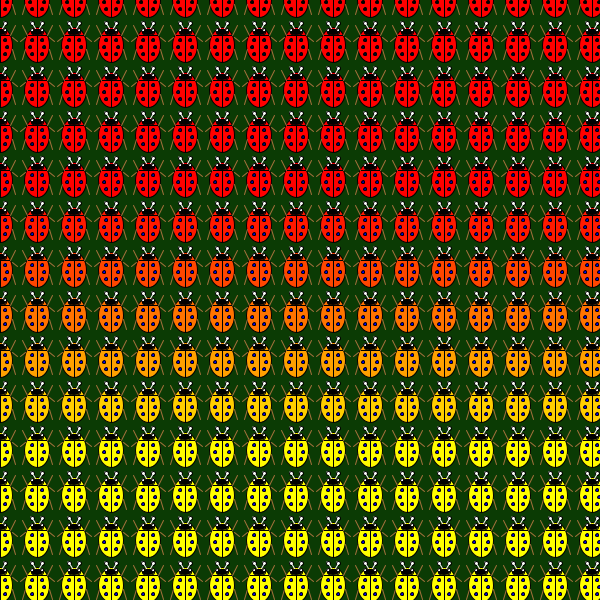
Frame 1 (no input)
Frame 60 (the mouse pressed at the canvas centre just before this capture): identical to frame 1, image omitted
Frame 120 (the mouse held since frame 60 and released just before this capture): identical to frame 1, image omitted

The Processing sketch that drew this single still picture (run headless with seeded random() and noise(); from frame 60 on, the mouse is pressed at the canvas centre):

// Processing sketch: processing_5939
// ── processing_5939.pde

int x;
int y;

void setup(){
  size(600,600);
}

void draw(){
  background(11,59,4);

  x= 0;
  y= 0;

  while (y<600){
    x = 0;
    while (x<600){
      stroke(0);
      fill(255,y-200,0);
      ellipse(x,y,25,35);
      line(x,y-10,x,y+17);
      line(x-10,y-10,x+10,y-10);
      fill(0,0,y);
      
      ellipse(x-5,y-5,3,3);
      ellipse(x+5,y-5,3,3);
      ellipse(x-7,y+2,3,3);
      ellipse(x+7,y+2,3,3);
      ellipse(x-5,y+9,3,3);
      ellipse(x+5,y+9,3,3);
      fill(255);
      ellipse(x-5,y-22,4,4);
      ellipse(x+5,y-22,4,4);
    
      fill(0);
      ellipse(x,y-13,12,6);
      
      fill(255);
      ellipse(x-5,y-15,3,3);
      ellipse(x+5,y-15,3,3);
      
      
      stroke(255);
      line(x-5,y-22,x-2,y-17);
      line(x+5,y-22,x+2,y-17);
      
      stroke(165,113,60);
      line(x-10,y-10,x-15,y-20);
      line(x+10,y-10,x+15,y-20);
      line(x-12,y-8,x-17,y-4);
      line(x+12,y-8,x+17,y-4);
      line(x-12,y+4,x-15,y+14);
      line(x+12,y+4,x+15,y+14);
      
      x=x+37;
    }
    y=y+45;
  }
}
